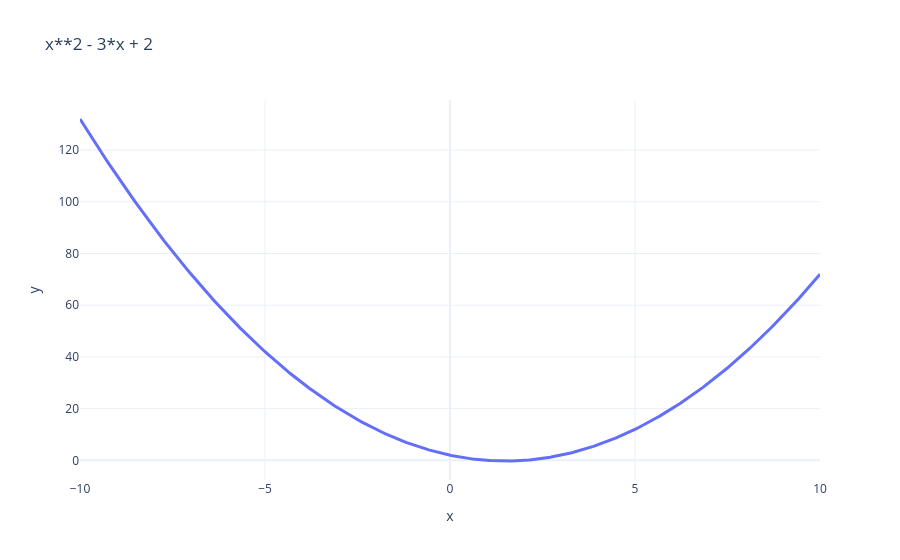

Write notebook code for a chart like this one.
### Code cell
plot_equation(result["sympy"])

### Figure 1 — Plotly figure (JSON) as saved in the notebook; plotly's stock layout.template omitted (floating-point values rounded to 4 significant figures; data arrays with more than 128 entries replaced by an {"elided": "..."} marker saying what was removed)
{"data": [{"line": {"width": 3}, "mode": "lines", "name": "f(x)", "type": "scatter", "x": {"elided": "1000 float values"}, "y": {"elided": "1000 float values"}}], "layout": {"dragmode": "pan", "hovermode": "closest", "title": {"text": "x**2 - 3*x + 2"}, "xaxis": {"title": {"text": "x"}}, "yaxis": {"title": {"text": "y"}}}}
